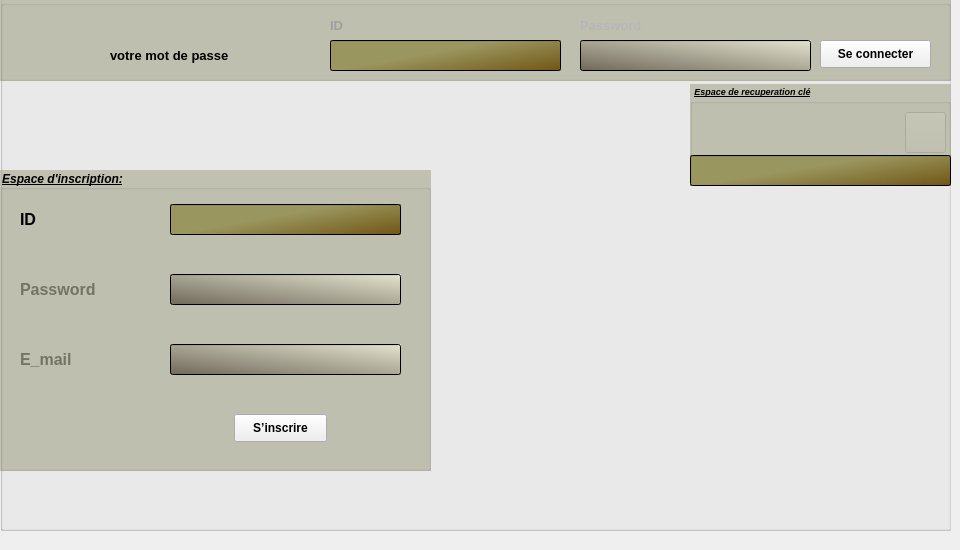
    <widget class="QWidget" name="login_juge">
     <widget class="QGroupBox" name="groupBox_9">
      <property name="geometry">
       <rect>
        <x>0</x>
        <y>-10</y>
        <width>951</width>
        <height>541</height>
       </rect>
      </property>
      <property name="title">
       <string/>
      </property>
      <widget class="QLabel" name="label_36">
       <property name="geometry">
        <rect>
         <x>20</x>
         <y>354</y>
         <width>101</width>
         <height>31</height>
        </rect>
       </property>
       <property name="text">
        <string>&lt;html&gt;&lt;head/&gt;&lt;body&gt;&lt;p&gt;&lt;span style=&quot; font-size:12pt; font-weight:600; color:#000000;&quot;&gt;E_mail&lt;/span&gt;&lt;/p&gt;&lt;/body&gt;&lt;/html&gt;</string>
       </property>
      </widget>
      <widget class="QLabel" name="statut">
       <property name="geometry">
        <rect>
         <x>698</x>
         <y>115</y>
         <width>196</width>
         <height>46</height>
        </rect>
       </property>
       <property name="font">
        <font>
         <weight>75</weight>
         <bold>true</bold>
        </font>
       </property>
      </widget>
      <widget class="QGroupBox" name="groupBox_10">
       <property name="geometry">
        <rect>
         <x>0</x>
         <y>10</y>
         <width>951</width>
         <height>81</height>
        </rect>
       </property>
       <property name="styleSheet">
        <string notr="true">background-color: qlineargradient(spread:pad, x1:1, y1:0, x2:0, y2:1, stop:0 rgba(173, 173, 151, 172));
background-image: url(:/image/image/1.jpg);</string>
       </property>
       <property name="title">
        <string/>
       </property>
      </widget>
      <widget class="QLineEdit" name="r_mail">
       <property name="geometry">
        <rect>
         <x>690</x>
         <y>165</y>
         <width>261</width>
         <height>31</height>
        </rect>
       </property>
       <property name="styleSheet">
        <string notr="true">background-color: qlineargradient(spread:pad, x1:0.305, y1:0.477773, x2:1, y2:1, stop:0.0869565 rgba(127, 120, 37, 148), stop:0.978261 rgba(114, 87, 21, 255), stop:1 rgba(255, 255, 255, 255));</string>
       </property>
      </widget>
      <widget class="QLabel" name="label_37">
       <property name="geometry">
        <rect>
         <x>20</x>
         <y>284</y>
         <width>101</width>
         <height>31</height>
        </rect>
       </property>
       <property name="text">
        <string>&lt;html&gt;&lt;head/&gt;&lt;body&gt;&lt;p&gt;&lt;span style=&quot; font-size:12pt; font-weight:600; color:#000000;&quot;&gt;Password&lt;/span&gt;&lt;/p&gt;&lt;/body&gt;&lt;/html&gt;</string>
       </property>
      </widget>
      <widget class="QLineEdit" name="signup_mail">
       <property name="geometry">
        <rect>
         <x>170</x>
         <y>354</y>
         <width>231</width>
         <height>31</height>
        </rect>
       </property>
       <property name="styleSheet">
        <string notr="true">background-color: qlineargradient(spread:pad, x1:1, y1:0, x2:0, y2:1, stop:0 rgba(255, 255, 230, 148), stop:0.978261 rgba(114, 107, 92, 255), stop:1 rgba(255, 255, 255, 255));</string>
       </property>
      </widget>
      <widget class="QLineEdit" name="signup_id">
       <property name="geometry">
        <rect>
         <x>170</x>
         <y>214</y>
         <width>231</width>
         <height>31</height>
        </rect>
       </property>
       <property name="styleSheet">
        <string notr="true">background-color: qlineargradient(spread:pad, x1:0.305, y1:0.477773, x2:1, y2:1, stop:0.0869565 rgba(127, 120, 37, 148), stop:0.978261 rgba(114, 87, 21, 255), stop:1 rgba(255, 255, 255, 255));</string>
       </property>
      </widget>
      <widget class="QLabel" name="label_38">
       <property name="geometry">
        <rect>
         <x>580</x>
         <y>20</y>
         <width>101</width>
         <height>31</height>
        </rect>
       </property>
       <property name="text">
        <string>&lt;html&gt;&lt;head/&gt;&lt;body&gt;&lt;p&gt;&lt;span style=&quot; font-size:10pt; font-weight:600; color:#b6b6b6;&quot;&gt;Password&lt;/span&gt;&lt;/p&gt;&lt;/body&gt;&lt;/html&gt;</string>
       </property>
      </widget>
      <widget class="QLineEdit" name="login_id">
       <property name="geometry">
        <rect>
         <x>330</x>
         <y>50</y>
         <width>231</width>
         <height>31</height>
        </rect>
       </property>
       <property name="styleSheet">
        <string notr="true">background-color: qlineargradient(spread:pad, x1:0.305, y1:0.477773, x2:1, y2:1, stop:0.0869565 rgba(127, 120, 37, 148), stop:0.978261 rgba(114, 87, 21, 255), stop:1 rgba(255, 255, 255, 255));</string>
       </property>
      </widget>
      <widget class="QGroupBox" name="groupBox_11">
       <property name="geometry">
        <rect>
         <x>0</x>
         <y>180</y>
         <width>431</width>
         <height>301</height>
        </rect>
       </property>
       <property name="font">
        <font>
         <weight>75</weight>
         <italic>true</italic>
         <bold>true</bold>
         <underline>true</underline>
        </font>
       </property>
       <property name="styleSheet">
        <string notr="true">background-color: qlineargradient(spread:pad, x1:1, y1:0, x2:0, y2:1, stop:0 rgba(173, 173, 151, 172));</string>
       </property>
       <property name="title">
        <string>Espace d'inscription:</string>
       </property>
      </widget>
      <widget class="QLineEdit" name="signup_pass">
       <property name="geometry">
        <rect>
         <x>170</x>
         <y>284</y>
         <width>231</width>
         <height>31</height>
        </rect>
       </property>
       <property name="styleSheet">
        <string notr="true">background-color: qlineargradient(spread:pad, x1:1, y1:0, x2:0, y2:1, stop:0 rgba(255, 255, 230, 148), stop:0.978261 rgba(114, 107, 92, 255), stop:1 rgba(255, 255, 255, 255));</string>
       </property>
      </widget>
      <widget class="QPushButton" name="b_inscrire">
       <property name="geometry">
        <rect>
         <x>234</x>
         <y>424</y>
         <width>93</width>
         <height>28</height>
        </rect>
       </property>
       <property name="font">
        <font>
         <pointsize>9</pointsize>
         <weight>75</weight>
         <bold>true</bold>
        </font>
       </property>
       <property name="styleSheet">
        <string notr="true">background-image: url(:/image/image/3.jpg);</string>
       </property>
       <property name="text">
        <string>S’inscrire</string>
       </property>
      </widget>
      <widget class="QLineEdit" name="login_pass">
       <property name="geometry">
        <rect>
         <x>580</x>
         <y>50</y>
         <width>231</width>
         <height>31</height>
        </rect>
       </property>
       <property name="font">
        <font>
         <weight>50</weight>
         <bold>false</bold>
        </font>
       </property>
       <property name="styleSheet">
        <string notr="true">background-color: qlineargradient(spread:pad, x1:1, y1:0, x2:0, y2:1, stop:0 rgba(255, 255, 230, 148), stop:0.978261 rgba(114, 107, 92, 255), stop:1 rgba(255, 255, 255, 255));</string>
       </property>
       <property name="echoMode">
        <enum>QLineEdit::Password</enum>
       </property>
      </widget>
      <widget class="QPushButton" name="b_recuperation">
       <property name="geometry">
        <rect>
         <x>905</x>
         <y>122</y>
         <width>41</width>
         <height>41</height>
        </rect>
       </property>
       <property name="font">
        <font>
         <pointsize>9</pointsize>
         <weight>75</weight>
         <bold>true</bold>
        </font>
       </property>
       <property name="mouseTracking">
        <bool>false</bool>
       </property>
       <property name="styleSheet">
        <string notr="true">border-image: url(:/image/image/9.png);
</string>
       </property>
       <property name="text">
        <string/>
       </property>
      </widget>
      <widget class="QLabel" name="label_39">
       <property name="geometry">
        <rect>
         <x>20</x>
         <y>214</y>
         <width>41</width>
         <height>31</height>
        </rect>
       </property>
       <property name="text">
        <string>&lt;html&gt;&lt;head/&gt;&lt;body&gt;&lt;p&gt;&lt;span style=&quot; font-size:12pt; font-weight:600; color:#000000;&quot;&gt;ID&lt;/span&gt;&lt;/p&gt;&lt;/body&gt;&lt;/html&gt;</string>
       </property>
      </widget>
      <widget class="QLabel" name="statut1">
       <property name="geometry">
        <rect>
         <x>230</x>
         <y>474</y>
         <width>201</width>
         <height>31</height>
        </rect>
       </property>
       <property name="font">
        <font>
         <weight>75</weight>
         <bold>true</bold>
        </font>
       </property>
      </widget>
      <widget class="QGroupBox" name="groupBox_12">
       <property name="geometry">
        <rect>
         <x>690</x>
         <y>94</y>
         <width>261</width>
         <height>102</height>
        </rect>
       </property>
       <property name="font">
        <font>
         <pointsize>7</pointsize>
         <weight>75</weight>
         <italic>true</italic>
         <bold>true</bold>
         <underline>true</underline>
        </font>
       </property>
       <property name="styleSheet">
        <string notr="true">background-color: qlineargradient(spread:pad, x1:1, y1:0, x2:0, y2:1, stop:0 rgba(173, 173, 151, 172));</string>
       </property>
       <property name="title">
        <string>Espace de recuperation clé</string>
       </property>
      </widget>
      <widget class="QPushButton" name="b_connexion">
       <property name="geometry">
        <rect>
         <x>820</x>
         <y>50</y>
         <width>111</width>
         <height>28</height>
        </rect>
       </property>
       <property name="font">
        <font>
         <pointsize>9</pointsize>
         <weight>75</weight>
         <bold>true</bold>
        </font>
       </property>
       <property name="mouseTracking">
        <bool>false</bool>
       </property>
       <property name="styleSheet">
        <string notr="true">background-image: url(:/image/image/3.jpg);</string>
       </property>
       <property name="text">
        <string>Se connecter</string>
       </property>
      </widget>
      <widget class="QLabel" name="objet_recup_cle">
       <property name="geometry">
        <rect>
         <x>110</x>
         <y>40</y>
         <width>191</width>
         <height>51</height>
        </rect>
       </property>
       <property name="font">
        <font>
         <pointsize>10</pointsize>
         <weight>75</weight>
         <bold>true</bold>
        </font>
       </property>
       <property name="text">
        <string>votre mot de passe </string>
       </property>
      </widget>
      <widget class="QLabel" name="label_40">
       <property name="geometry">
        <rect>
         <x>330</x>
         <y>20</y>
         <width>41</width>
         <height>31</height>
        </rect>
       </property>
       <property name="font">
        <font>
         <pointsize>8</pointsize>
        </font>
       </property>
       <property name="text">
        <string>&lt;html&gt;&lt;head/&gt;&lt;body&gt;&lt;p&gt;&lt;span style=&quot; font-size:10pt; font-weight:600; color:#9e9e9e;&quot;&gt;ID&lt;/span&gt;&lt;/p&gt;&lt;/body&gt;&lt;/html&gt;</string>
       </property>
      </widget>
      <widget class="QGroupBox" name="groupBox_13">
       <property name="geometry">
        <rect>
         <x>0</x>
         <y>-10</y>
         <width>961</width>
         <height>551</height>
        </rect>
       </property>
       <property name="styleSheet">
        <string notr="true">background-image: url(:/image/image/8.jpg);</string>
       </property>
       <property name="title">
        <string/>
       </property>
      </widget>
      <zorder>groupBox_13</zorder>
      <zorder>label_36</zorder>
      <zorder>statut</zorder>
      <zorder>groupBox_10</zorder>
      <zorder>label_37</zorder>
      <zorder>label_38</zorder>
      <zorder>login_id</zorder>
      <zorder>groupBox_11</zorder>
      <zorder>signup_pass</zorder>
      <zorder>b_inscrire</zorder>
      <zorder>login_pass</zorder>
      <zorder>b_recuperation</zorder>
      <zorder>label_39</zorder>
      <zorder>statut1</zorder>
      <zorder>groupBox_12</zorder>
      <zorder>b_connexion</zorder>
      <zorder>objet_recup_cle</zorder>
      <zorder>label_40</zorder>
      <zorder>signup_id</zorder>
      <zorder>signup_mail</zorder>
      <zorder>r_mail</zorder>
     </widget>
    </widget>
